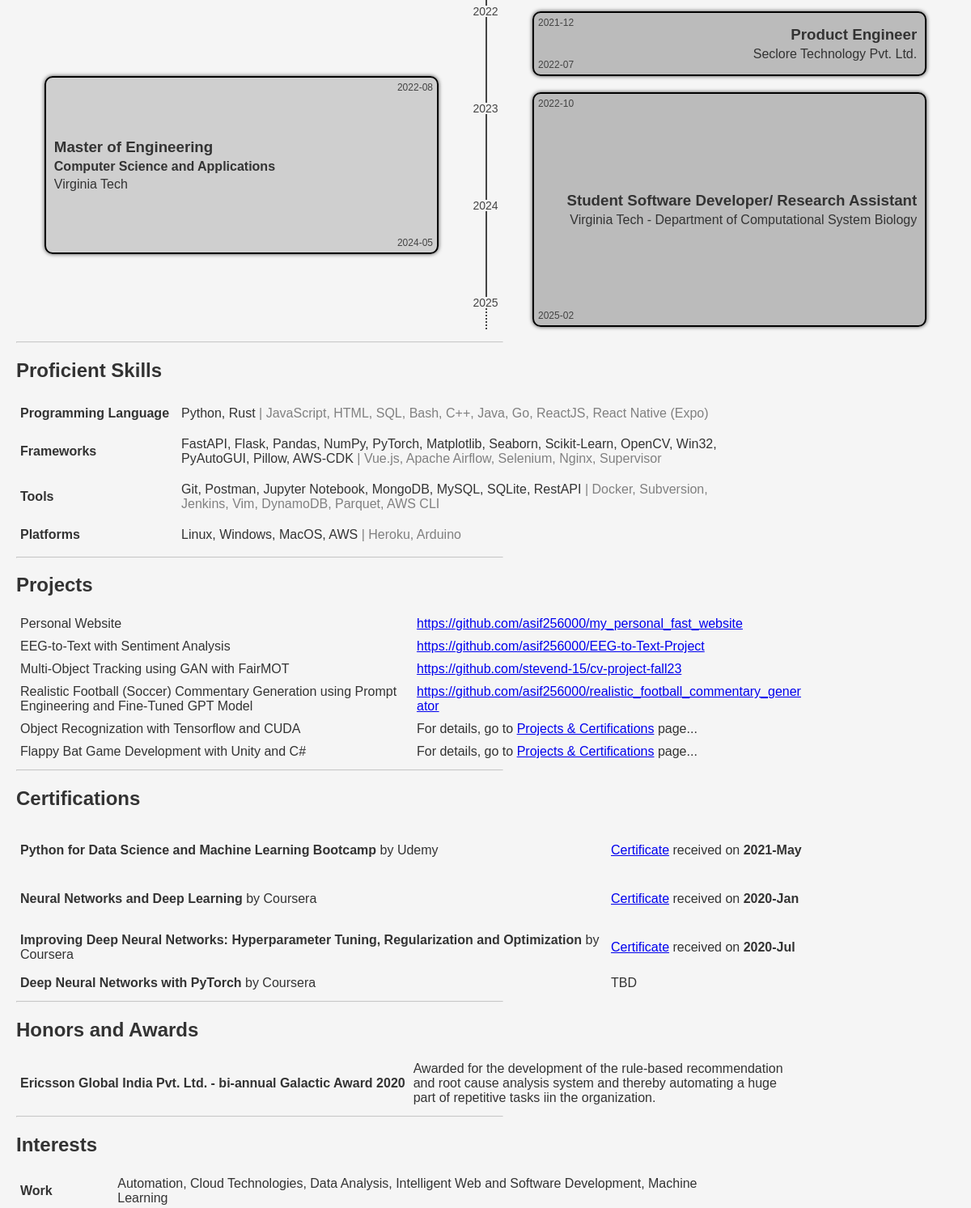
Before: /overview (middle part) with the older database file.
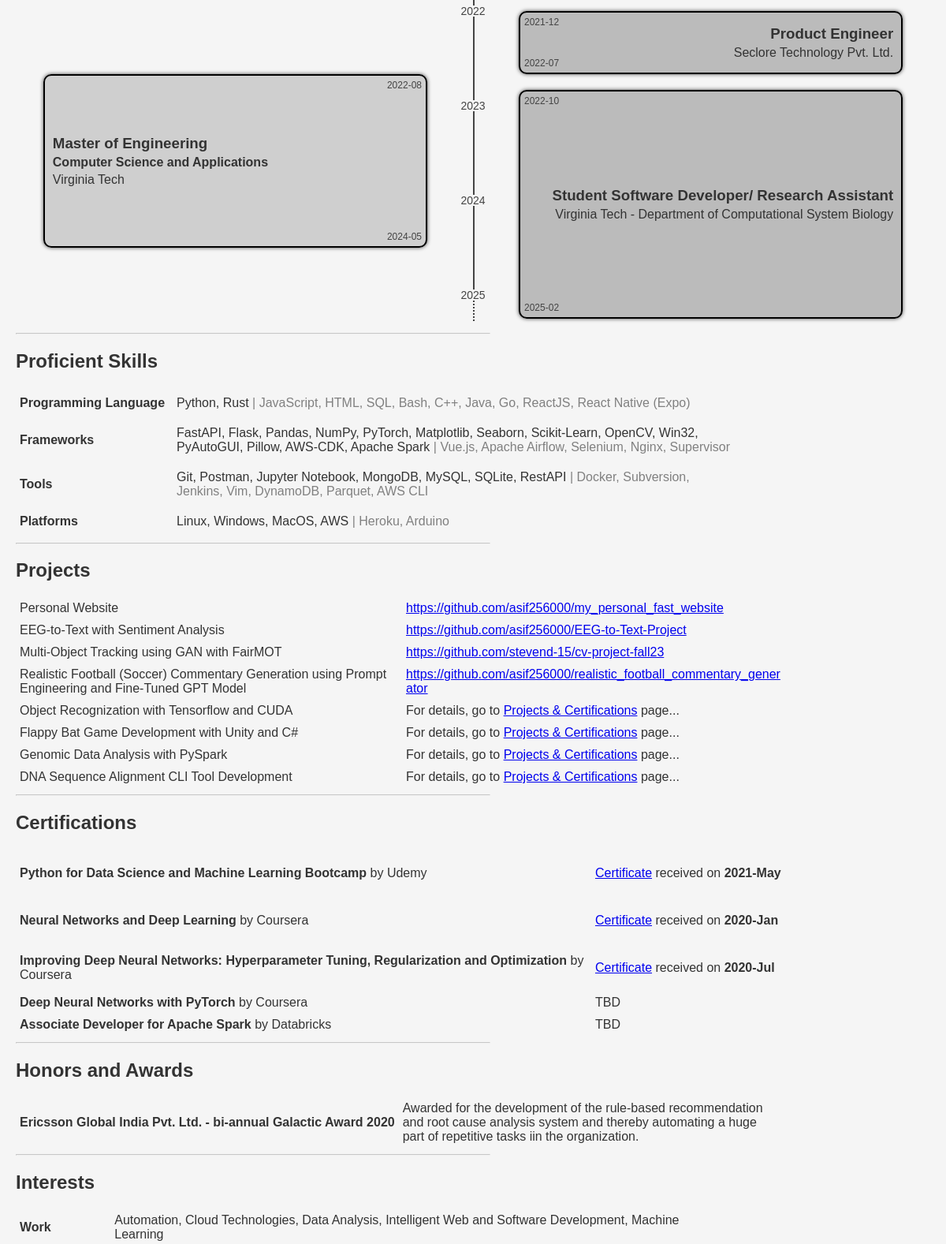
After: the same page with the newer database file.
### src/data/models.py (models this page shows)
class Education(Base):
    __tablename__ = "education"
    id = Column(Integer, primary_key=True, index=True)
    institution = Column(String)
    institution_logo = Column(String)
    institution_link = Column(String)
    location = Column(String)
    duration_start = Column(Date)
    duration_end = Column(Date)
    degree = Column(String)
    major = Column(String)
    minor = Column(String)
    gpa = Column(String)
    courses = Column(String)
    important_links = Column(JSON)
    fk_user = Column(Integer, ForeignKey("basic_info.id"))
    user = relationship("BasicInfo", back_populates="education")

class Experience(Base):
    __tablename__ = "experience"
    id = Column(Integer, primary_key=True, index=True)
    company = Column(String)
    company_logo = Column(String)
    company_link = Column(String)
    location = Column(String)
    title = Column(String)
    duration_start = Column(Date)
    duration_end = Column(Date)
    description = Column(JSON)
    important_links = Column(JSON)
    tech_stack = Column(String)
    fk_user = Column(Integer, ForeignKey("basic_info.id"))
    user = relationship("BasicInfo", back_populates="experience")

class Skills(Base):
    __tablename__ = "skills"
    id = Column(Integer, primary_key=True, index=True)
    skill = Column(String)
    subcategory = Column(String)
    proficiency = Column(String)
    fk_user = Column(Integer, ForeignKey("basic_info.id"))
    user = relationship("BasicInfo", back_populates="skills")

class Projects(Base):
    __tablename__ = "projects"
    id = Column(Integer, primary_key=True, index=True)
    title = Column(String)
    description = Column(String)
    link = Column(String)
    fk_user = Column(Integer, ForeignKey("basic_info.id"))
    user = relationship("BasicInfo", back_populates="projects")

class Certifications(Base):
    __tablename__ = "certifications"
    id = Column(Integer, primary_key=True, index=True)
    title = Column(String)
    issuer = Column(String)
    description = Column(String)
    achievement_date = Column(Date)
    link = Column(String)
    fk_user = Column(Integer, ForeignKey("basic_info.id"))
    user = relationship("BasicInfo", back_populates="certifications")

class HonorsAndAwards(Base):
    __tablename__ = "honors_and_awards"
    id = Column(Integer, primary_key=True, index=True)
    title = Column(String)
    description = Column(String)
    fk_user = Column(Integer, ForeignKey("basic_info.id"))
    user = relationship("BasicInfo", back_populates="honors_and_awards")

class Interests(Base):
    __tablename__ = "interests"
    id = Column(Integer, primary_key=True, index=True)
    interest = Column(String)
    subcategory = Column(String)
    fk_user = Column(Integer, ForeignKey("basic_info.id"))
    user = relationship("BasicInfo", back_populates="interests")

### src/web/routes.py (the view)
@router.get("/overview", name="overview", response_class=HTMLResponse)
def send_overview(request: Request, db: Session = Depends(db_init.get_db)):
    basic_info = db_ops.filter_data_with_id(db, table_name="basic_info", lookup_id=1)
    user_filter = {"fk_user": basic_info.id}
    education = db_ops.filter_data_from_table(db, table_name="education", lookup_filter=user_filter)
    experience = db_ops.filter_data_from_table(db, table_name="experience", lookup_filter=user_filter)
    skills = db_ops.filter_data_from_table(db, table_name="skills", lookup_filter=user_filter)
    projects = db_ops.filter_data_from_table(db, table_name="projects", lookup_filter=user_filter)
    certifications = db_ops.filter_data_from_table(db, table_name="certifications", lookup_filter=user_filter)
    honors_and_awards = db_ops.filter_data_from_table(db, table_name="honors_and_awards", lookup_filter=user_filter)
    interests = db_ops.filter_data_from_table(db, table_name="interests", lookup_filter=user_filter)
    resume = db_ops.filter_data_from_table(db, table_name="resume", lookup_filter=user_filter | {"is_latest": 1})
    return templates.TemplateResponse(
        "overview.html",
        {
            "request": request,
            "current_page": "overview",
            "curr_date": date.today(),
            "basic_info": basic_info,
            "education": education,
            "experience": experience,
            "skills": arrange_skills(skills),
            "projects": projects,
            "certifications": certifications,
            "honors_and_awards": honors_and_awards,
            "interests": arrange_interests(interests),
            "resume": resume,
        },
    )

### templates/overview.html (shortened to what the changed rows need)
{% extends "base.html" %}
{% block content %}
    <div class="main-content">
        <section id="timeline">
            <div class="timeline">
                {% for edu in education %}
                    <div class="timeline-event education" data-start="{{ edu.duration_start.strftime('%Y-%m') }}" data-end="{{ edu.duration_end.strftime('%Y-%m') if edu.duration_end else curr_date.strftime('%Y-%m') }}">
                        <div class="content">
                            <h3>{{ edu.degree }}</h3>
                            <h4>{{ edu.major }}</h4>
                            <p>{{ edu.institution }}</p>
                        </div>
                    </div>
                {% endfor %}
                {% for exp in experience %}
                    <div class="timeline-event experience" data-start="{{ exp.duration_start.strftime('%Y-%m') }}" data-end="{{ exp.duration_end.strftime('%Y-%m') if exp.duration_end else curr_date.strftime('%Y-%m') }}">
                        <div class="content">
                            <h3>{{ exp.title }}</h3>
                            <p>{{ exp.company }}</p>
                        </div>
                    </div>
                {% endfor %}
            </div>
        </section>
        <section id="skills">
            <h2>Proficient Skills</h2>
            <table>
            <tbody class="two-cols dense-table">
                {% for skill_category, all_skills in skills.items() %}
                    {% set adv_skills = ", ".join(all_skills.get("Advanced", [])) %}
                    {% set int_skills = ", ".join(all_skills.get("Intermediate", [])) %}
                    <tr>
                        <td><b>{{ skill_category }}</b></td>
                        <td>
                            <p style="margin: 5px;">
                                <span style="opacity: 1;">{{ adv_skills }}</span>
                                {% if int_skills %}
                                    <span style="opacity: 0.6;">| {{ int_skills }}</span>
                                {% endif %}
                            </p>
                        </td>
                    </tr>
                {% endfor %}
            </tbody>
            </table>
        </section>
        <section id="projects">
            <h2>Projects</h2>
            <table>
                <tbody class="equal-two-cols dense-table">
                    {% for proj in projects %}
                        <tr>
                            <td>{{ proj.title }}</td>
                            {% if proj.link %}
                                <td><a href="{{ proj.link }}">{{ proj.link }}</a></td>
                            {% else %}
                                <td>For details, go to <a href="{{ url_for('projects_certificates') }}">Projects & Certifications</a> page...</td>
                            {% endif %}
                        </tr>
                    {% endfor %}
                </tbody>
            </table>
        </section>
        <section id="certifications">
            <h2>Certifications</h2>
            <table>
            <tbody class="inverted-two-cols dense-table">
                {% for cert in certifications %}
                    <tr>
                    <td><b>{{ cert.title }}</b> by {{ cert.issuer }}</td>
                    {% if cert.link %}
                        <td><p><a href="{{ cert.link }}">Certificate</a> received on <b>{{ cert.achievement_date.strftime("%Y-%b") }}</b></p></td>
                    {% else %}
                        <td>TBD</td>
                    {% endif %}
                    </tr>
                {% endfor %}
            </tbody>
            </table>
        </section>
        <section id="honors_and_awards">
            <h2>Honors and Awards</h2>
            <table>
            <tbody class="equal-two-cols dense-table">
                {% for hna in honors_and_awards %}
                    <tr>
                    <td><b>{{ hna.title }}</b></td>
                    <td>{{ hna.description }}</td>
                    </tr>
                {% endfor %}
            </tbody>
            </table>
        </section>
        <section id="interests">
            <h2>Interests</h2>
            <table>
            <tbody class="two-cols dense-table">
                {% for int_subcategory, ints in interests.items() %}
                    {% set cat_ints = ", ".join(ints) %}
                    <tr>
                    <td><b>{{ int_subcategory }}</b></td>
                    <td>{{ cat_ints }}</td>
                    </tr>
                {% endfor %}
            </tbody>
            </table>
        </section>
        {% set resume_path = resume[0].file_path %}
    </div>
{% endblock %}
{% block static_links %}
    <link href="{{ url_for('static', path='/timeline.css') }}" rel="stylesheet">
{% endblock %}

Changed rows visible on the page:
computed for Skills "Frameworks": adv_skills "FastAPI, Flask, Pandas, NumPy, PyTorch, Matplotlib, Seaborn, Scikit-Learn, OpenCV, Win32, PyAutoGUI, Pillow, AWS-CDK" → "FastAPI, Flask, Pandas, NumPy, PyTorch, Matplotlib, Seaborn, Scikit-Learn, OpenCV, Win32, PyAutoGUI, Pillow, AWS-CDK, Apache Spark"
added Projects: title "Genomic Data Analysis with PySpark"
added Projects: title "DNA Sequence Alignment CLI Tool Development"
added Certifications: title "Associate Developer for Apache Spark", issuer "Databricks", shows "TBD"
